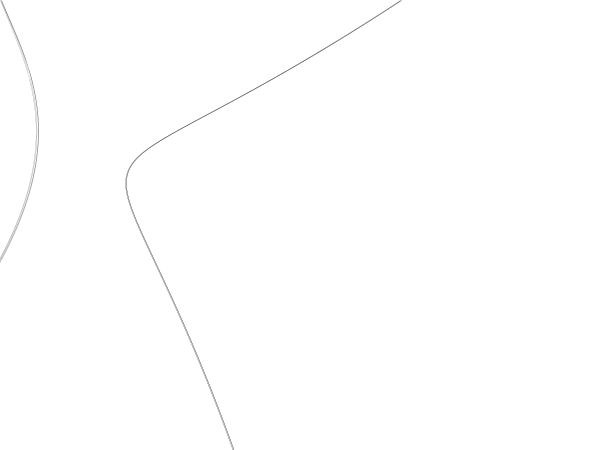
Frame 1 (no input)
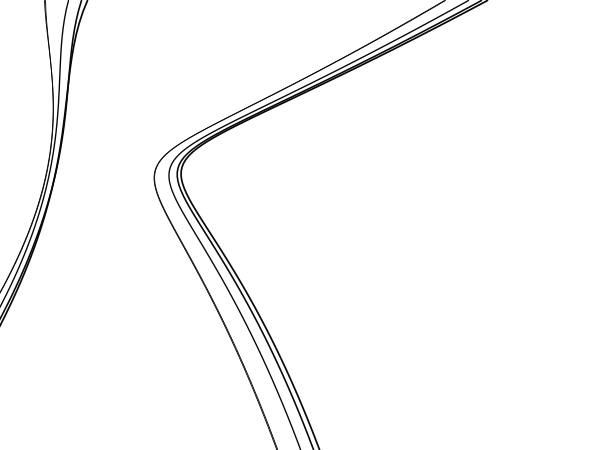
Frame 60 (the mouse pressed at the canvas centre just before this capture)
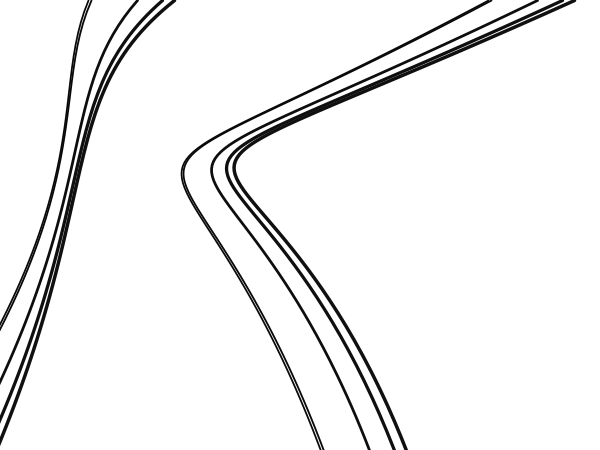
Frame 120 (the mouse held since frame 60 and released just before this capture)

The Processing sketch that drew these frames (run headless with seeded random() and noise(); from frame 60 on, the mouse is pressed at the canvas centre):

// Processing sketch: processing_74721
// ── processing_74721.pde

myBezier mybezier01;
myBezier mybezier02;
myBezier mybezier03;
myBezier mybezier04;
myBezier mybezier05;

void setup() {
  size(600,450);
  mybezier01 = new myBezier(0, 0); 
  mybezier02 = new myBezier(0, 0);
  mybezier03 = new myBezier(0, 0);
  mybezier04 = new myBezier(0, 0);
  mybezier05 = new myBezier(0, 0); 
  smooth();
   
}
 
void draw() {
  background(255);
  mybezier01.move();
  mybezier01.display();
  mybezier02.move();
  mybezier02.display();
  mybezier03.move();
  mybezier03.display();
  mybezier04.move();
  mybezier04.display();
  mybezier05.move();
  mybezier05.display();
}

 
class myBezier { 
  color c;
  float xpos;
  float ypos;
  float xspeed;
  int colorstep;
  int weight = 1;
  
  myBezier(float tempXpos, float tempYpos) {
    c = 2;
    xpos = tempXpos;
    ypos = tempYpos;
    xspeed = 0.5 + random(1.);
    colorstep = 50;

  }
 
  void display() {
    noFill();
   strokeWeight(xpos/50 );
   stroke(c + (xpos/width * colorstep));
   bezier(xpos+400, ypos, 20 + c/3, 250,xpos + 100, ypos + 50, xpos + 250, ypos + 500);
   bezier(xpos, ypos, 20 + random(20,30), 100,110, ypos + random(200,210), xpos- 200, ypos + 500);
  
  }
  

  void move() {
    xpos = xpos + xspeed;
    if (xpos > width) {
      xpos = 0;
      c = c + colorstep; 
    }
    if(c > 255) c = 0; 
  }
}
